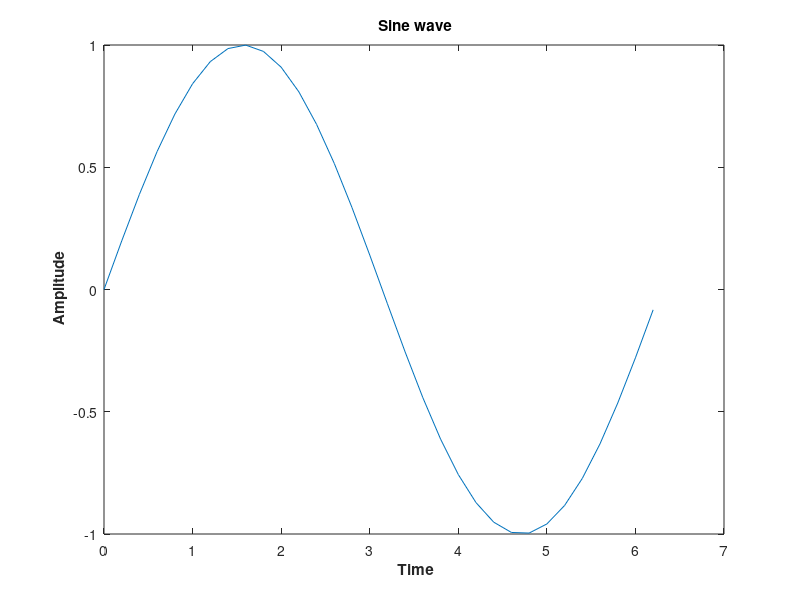
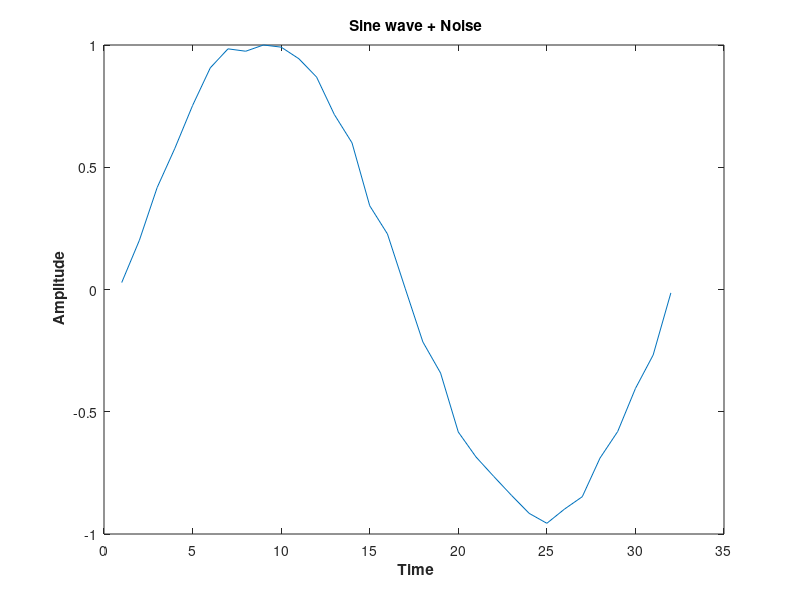
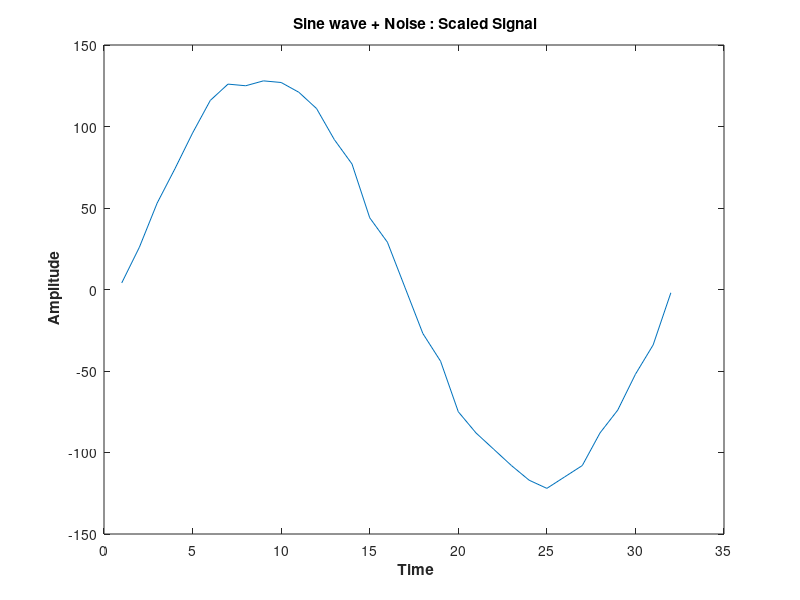

The MATLAB script that drew these images, in order:
 
% Generate a sine wave
close all; clear all;
fs = 5;
Amp = 1;
t = 0:1/fs:2*pi; % time vector
sine_wave = Amp*sin(t);
figure();
plot(t, sine_wave);
xlabel('\bf Time');
ylabel('\bf Amplitude');
title('\bf Sine wave');

% Add a noise
a = 0.1; % upper limit
b = 0; % lower limit
noise = (b-a).*rand(length(sine_wave),1) + a; noise = noise';
sine_noise = (sine_wave + noise);
sine_norm = sine_noise / max(abs(sine_noise));
figure();plot(1:length(sine_norm), sine_norm);
xlabel('\bf Time');
ylabel('\bf Amplitude');
title('\bf Sine wave + Noise');

% Convert from real to integers
total_wordlength = 16;
scaling = 7;
sine_noise_integers = round(sine_norm.*(2^scaling));
figure();plot(1:length(sine_noise_integers), sine_noise_integers);
xlabel('\bf Time');
ylabel('\bf Amplitude');
title('\bf Sine wave + Noise : Scaled Signal');

% Convert from integers to binary
sine_noise_in_binary_signed = dec2bin(mod((sine_noise_integers),2^total_wordlength),total_wordlength);
yy = cellstr(sine_noise_in_binary_signed);
fid = fopen('signal.data', 'wt');
fprintf(fid, '%8s \n', yy{:});
disp('text file for signal finished');